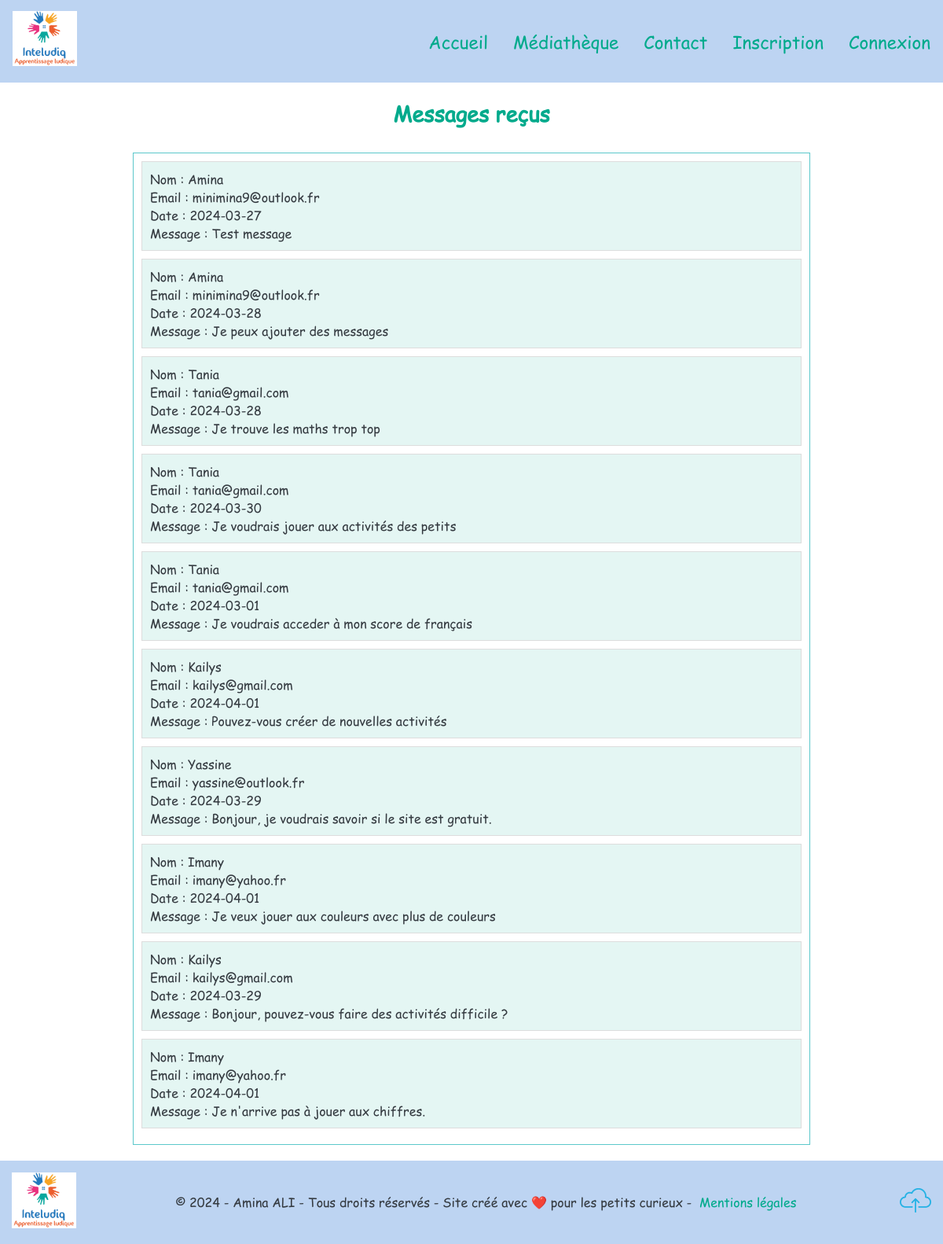
Screenshot of /controleur/clsListeMessages.php with the database file from the repository.
### tables this page shows
CREATE TABLE `contact` (
  `idContact` int(11) NOT NULL,
  `email` varchar(50) NOT NULL,
  `message` varchar(500) NOT NULL,
  `_date` date NOT NULL,
  `idUtilisateur` int(11) DEFAULT NULL,
  `nom` varchar(50) NOT NULL
);

### controleur/clsListeMessages.php (called while the page is built, shortened)
<?php
require RACINE . "/modele/bdMessage.php";
$listeMessages = obtenirMessages();
include RACINE . "/vue/vueListeMessages.php";
?>

### modele/bdMessage.php (called while the page is built, shortened)
<?php
if (!defined('BD_MESSAGE_INCLUDED')) {
    function obtenirMessages()
    {
        $pdo = connexionPDO();
        $stmt = $pdo->prepare("SELECT * FROM contact ");
        $stmt->execute();
        return $stmt->fetchAll(PDO::FETCH_ASSOC);
    }
}

### vue/vueListeMessages.php (the view)
<?php
include RACINE . "/vue/menu.php";
?>
<main class="container">
<div class="titre">
        <h1>Messages reçus</h1>
    </div>
    <div class="containerMessage">
        <?php if (!empty($listeMessages)) : ?>
            <ul class="messageList">
                <?php foreach ($listeMessages as $listeMessage) : ?>
                    <li class="messageItem">
                        <div class="messageContent">
                            <p><?php echo "Nom : " . $listeMessage['nom'] . "<br>"; ?></p>
                            <p><?php echo "Email : " . $listeMessage['email'] . "<br>"; ?></p>
                            <p><?php echo "Date : " . $listeMessage['_date'] . "<br>"; ?></p>
                            <p><?php echo "Message : " . $listeMessage['message'] . "<br>"; ?></p>
                        </div>
                    </li>
                <?php endforeach; ?>
            </ul>
        <?php else : ?>
            <p>Aucun commentaire disponible pour le moment.</p>
        <?php endif; ?>
    </div>
</main>
<?php
include RACINE . "/vue/piedPage.php";
?>

### asset/css/style.css (style rules this page uses)
* { margin: 0; padding: 0; }
body { font-family: "Comic Sans MS", Arial, sans-serif; }
html, body { overflow-x: hidden; }
ul { list-style-type: none; list-style-image: none; }
h1, h2, h3 { color: #00AA8C; }
p { color: #343a40; }
.container { width: 1200px; width: 100%; background-color: #FFF; }
.titre { margin-top: 34px; margin-bottom: 21px; }
.titre h1 { text-align: center; font-size: 1.4rem; }
.containerMessage { border: 1px solid #5cc8cb; padding: 10px; max-width: 70%; margin: 0 auto; margin-top: 20px; margin-bottom: 20px; }
.messageList { list-style-type: none; padding: 0; }
.messageItem { background-color: rgba(0, 170, 139, 0.1058823529); border: 1px solid #ddd; margin-bottom: 10px; }
.messageContent { font-size: 16px; padding: 10px; }
@media only screen and (min-width: 768px) { .titre { margin-top: 5px; margin-bottom: 5px; } }
@media only screen and (min-width: 768px) { .titre h1 { text-align: center; font-size: 1.7rem; margin-top: 20px; margin-bottom: 30px; } }
@media screen and (min-width: 1200px) and (max-width: 1600px) { .container { max-width: 1900px; } }

### rows the page displays
contact: nom "Amina", email "minimina9@outlook.fr", _date "2024-03-27", message "Test message"
contact: nom "Amina", email "minimina9@outlook.fr", _date "2024-03-28", message "Je peux ajouter des messages"
contact: nom "Tania", email "tania@gmail.com", _date "2024-03-28", message "Je trouve les maths trop top"
contact: nom "Tania", email "tania@gmail.com", _date "2024-03-30", message "Je voudrais jouer aux activités des petits"
contact: nom "Tania", email "tania@gmail.com", _date "2024-03-01", message "Je voudrais acceder à mon score de français"
contact: nom "Kailys", email "kailys@gmail.com", _date "2024-04-01", message "Pouvez-vous créer de nouvelles activités"
contact: nom "Yassine", email "yassine@outlook.fr", _date "2024-03-29", message "Bonjour, je voudrais savoir si le site est gratuit."
contact: nom "Imany", email "imany@yahoo.fr", _date "2024-04-01", message "Je veux jouer aux couleurs avec plus de couleurs"
contact: nom "Kailys", email "kailys@gmail.com", _date "2024-03-29", message "Bonjour, pouvez-vous faire des activités difficile ?"
contact: nom "Imany", email "imany@yahoo.fr", _date "2024-04-01", message "Je n'arrive pas à jouer aux chiffres."
